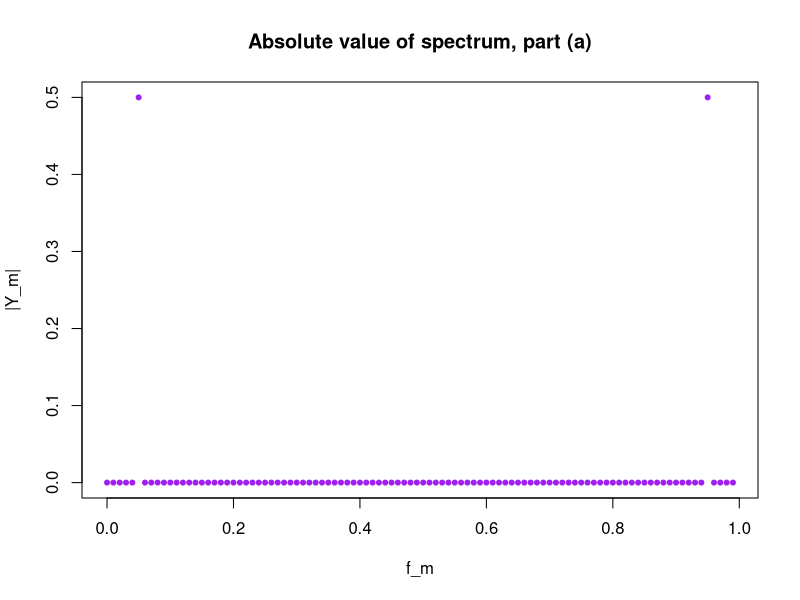
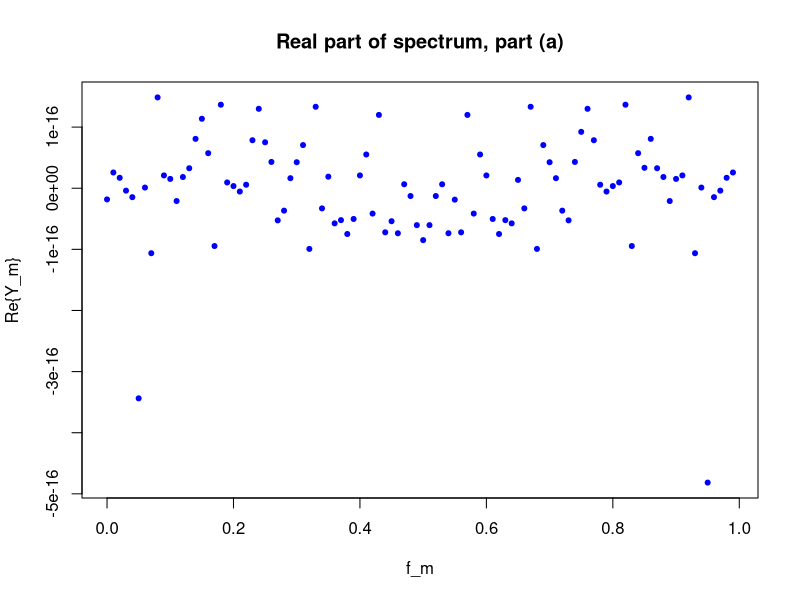
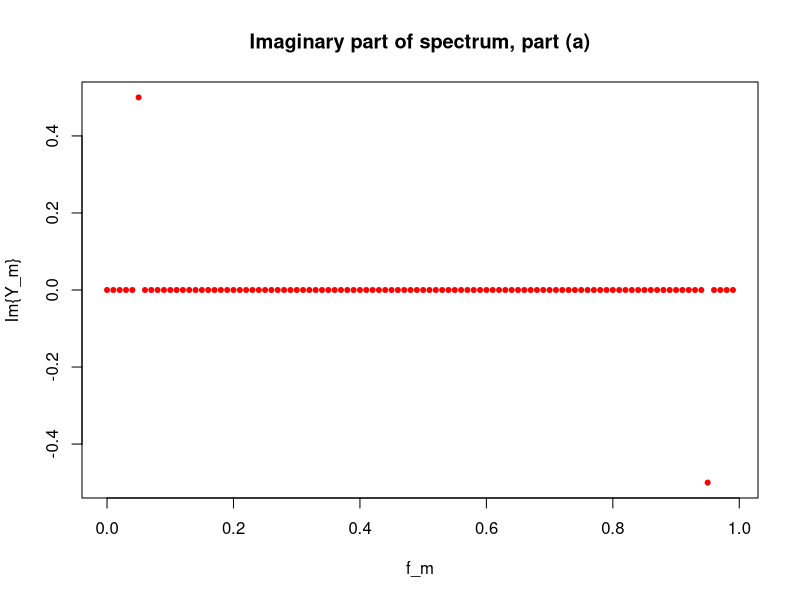
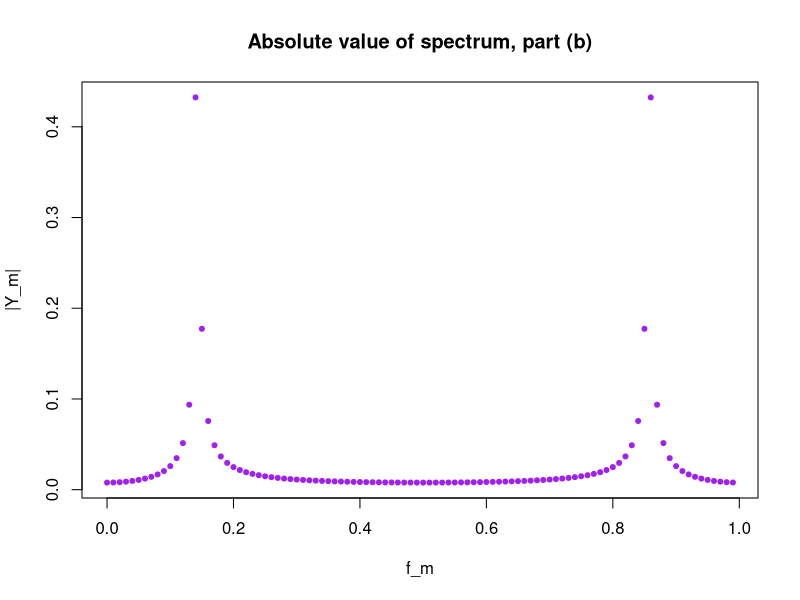
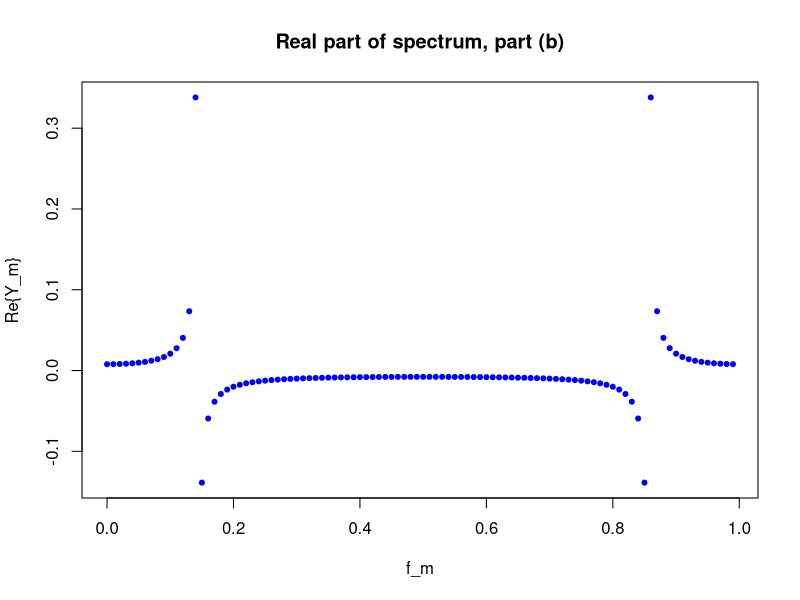
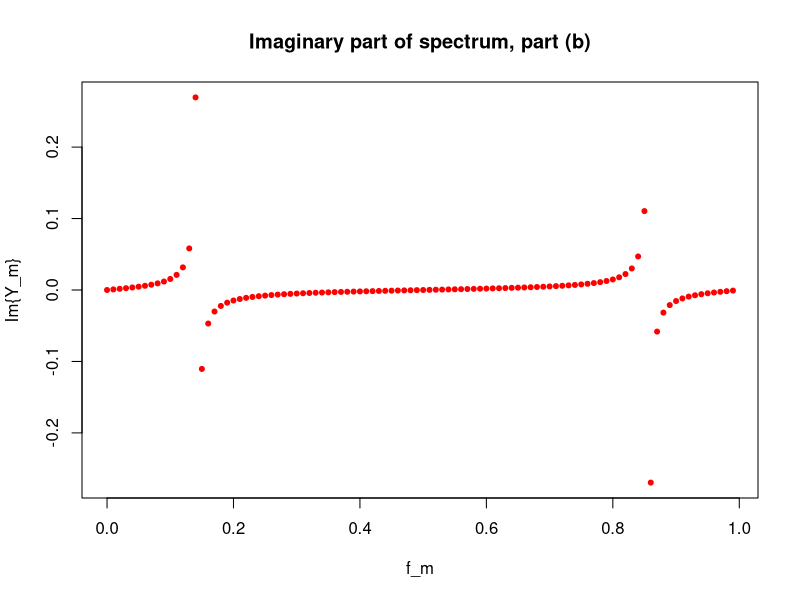
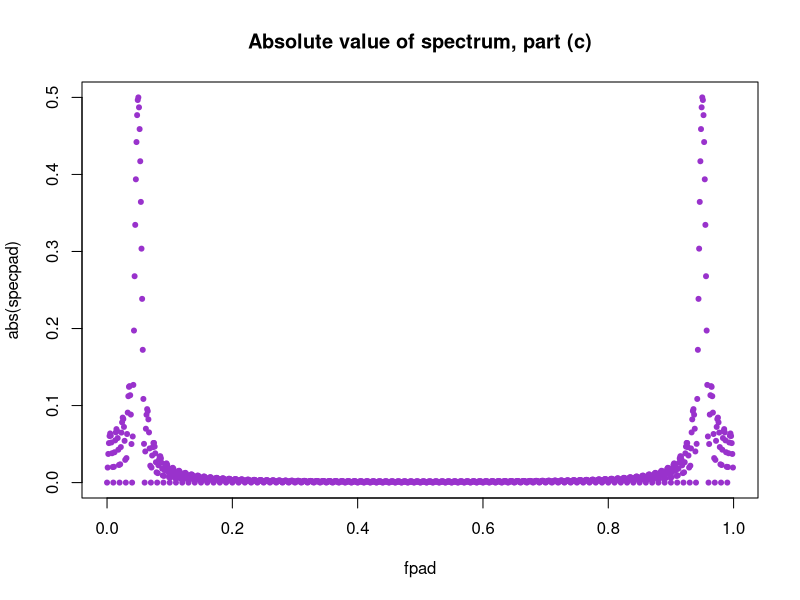
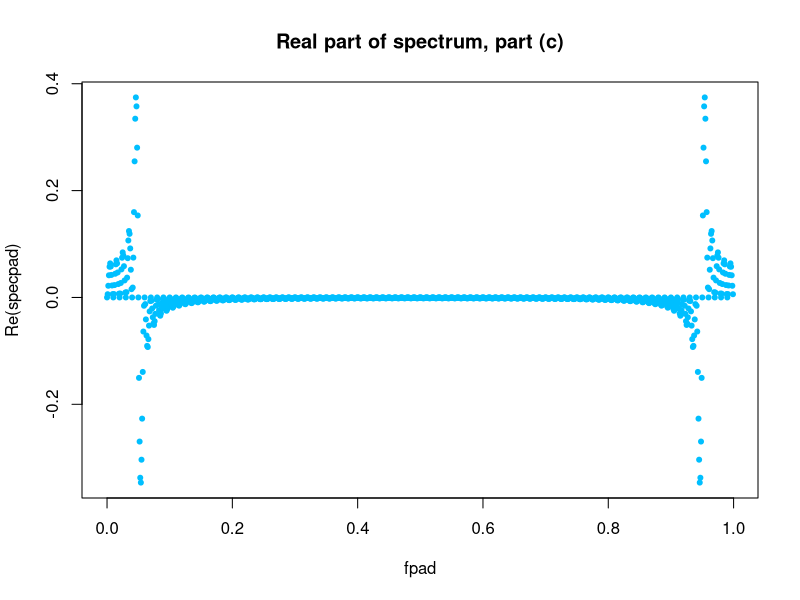

Reproduce these figures in R, in order.
# part (a)
time <- 0:99
xdata <- sin(2*pi*time/20)
spec <- fft(xdata,inverse=TRUE)/length(xdata)
pspec <- abs(spec)
respec <- Re(spec) 
imspec <- Im(spec)
freq <- (0:99)/100
plot(freq,pspec,col='purple',pch=20,xlab='f_m',
     ylab='|Y_m|',main='Absolute value of spectrum, part (a)')
plot(freq,respec,col='blue',pch=20,xlab='f_m',
     ylab='Re{Y_m}',main='Real part of spectrum, part (a)')
plot(freq,imspec,col='red',pch=20,xlab='f_m',
     ylab='Im{Y_m}',main='Imaginary part of spectrum, part (a)')

# part (b)
xdata <- sin(2*pi*time/7)
spec <- fft(xdata,inverse=TRUE)/length(xdata)
pspec <- abs(spec)
respec <- Re(spec) 
imspec <- Im(spec)
freq <- (0:99)/100
plot(freq,pspec,col='purple',pch=20,xlab='f_m',
     ylab='|Y_m|',main='Absolute value of spectrum, part (b)')
plot(freq,respec,col='blue',pch=20,xlab='f_m',
     ylab='Re{Y_m}',main='Real part of spectrum, part (b)')
plot(freq,imspec,col='red',pch=20,xlab='f_m',
     ylab='Im{Y_m}',main='Imaginary part of spectrum, part (b)')

# part (c)
xdata <- sin(2*pi*time/20)
xpad <- rep(0.0,1000)
xpad[1:100] <- xdata
specpad <- fft(xpad,inverse=TRUE)/length(xdata)
fpad <- (0:999)/1000
plot(fpad,abs(specpad),col='darkorchid',pch=20,
     main='Absolute value of spectrum, part (c)')
plot(fpad,Re(specpad),col='deepskyblue',pch=20,
     main='Real part of spectrum, part (c)')
plot(fpad,Im(specpad),col='orangered',pch=20,
     main='Imaginary part of spectrum, part (c)')

plot(fpad[1:100],abs(specpad)[1:100],col='darkorchid',
     type="l",main='Spectrum (all components) for part (c),
      0<=fpad<0.1',xlab='fpad (between 0 and 0.1)',
     ylim=range(c(abs(specpad)[1:100],Re(specpad)[1:100],
                  Im(specpad)[1:100])),
     ylab='Spectrum (abs(specpad), Re(specpad), or Im(specpad)')
lines(fpad[1:100],Re(specpad)[1:100],col='deepskyblue')
lines(fpad[1:100],Im(specpad)[1:100],col='orangered')